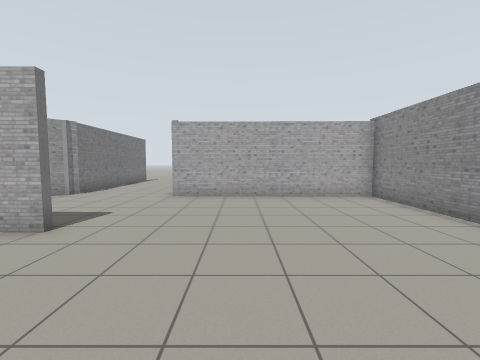
[1] (above)

13 first-person views from a walk through a Gazebo world. The camera is 1.2 m above the floor, tilts 4° down and sees 90° across. The floor is counted in squares, 1 m on a side. Each view is taken from the middle of a square. On the plan, view 1 faces up. The plan holds only what a view shows up to about 11 squares ahead; the rest is blank. Robots are left out.

[2]
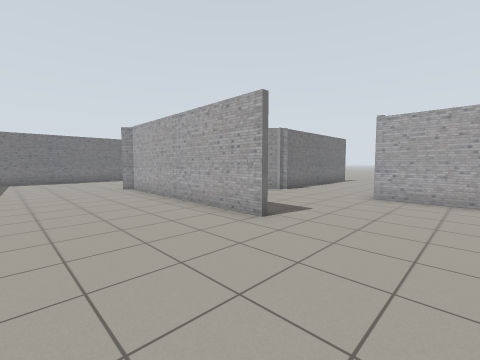

[3]
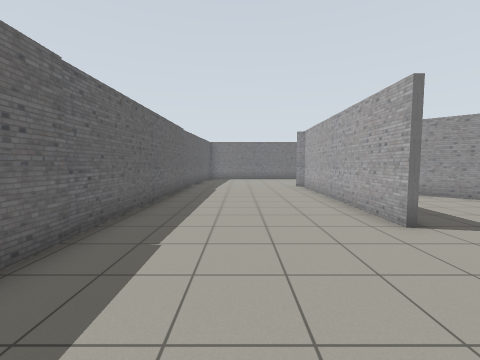

[4]
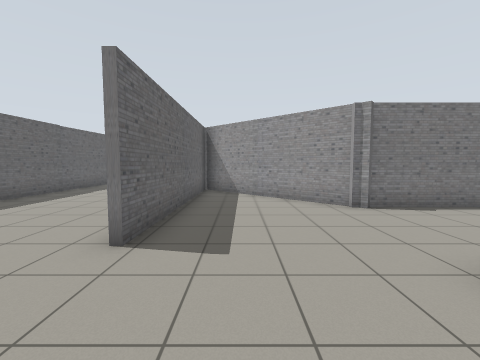

[5]
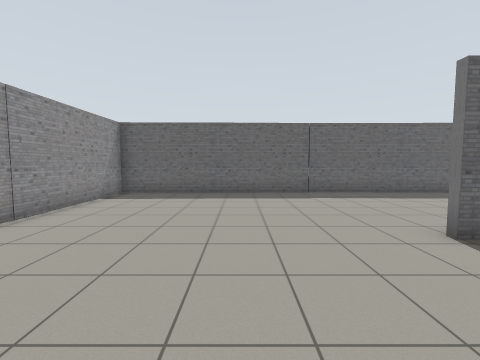

[6]
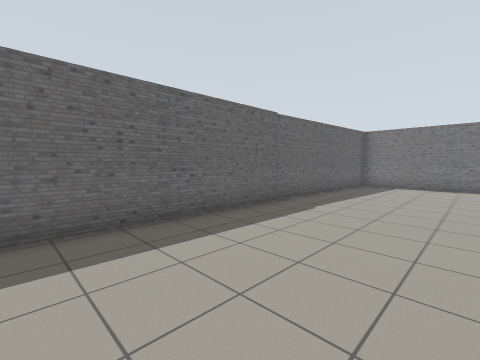

[7]
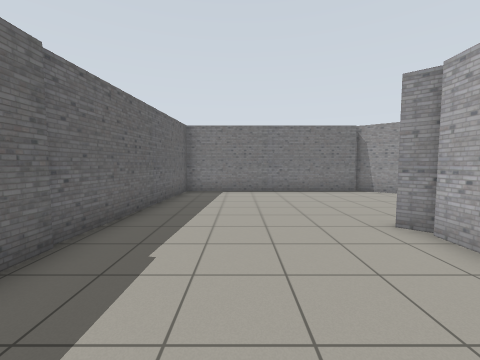

[8]
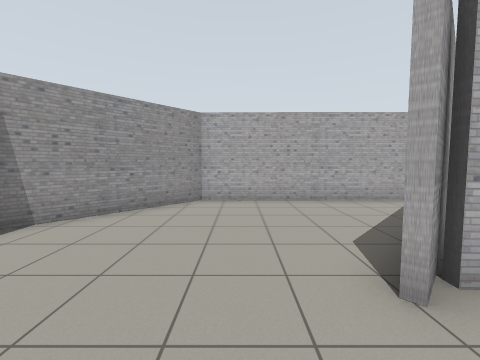

[9]
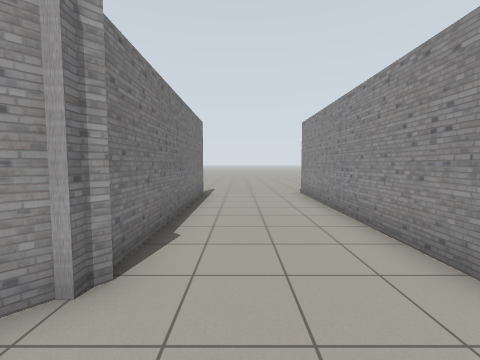

[10]
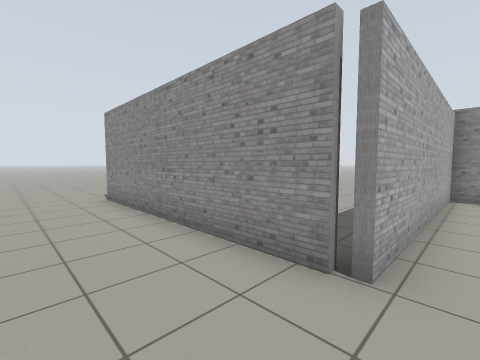

[11]
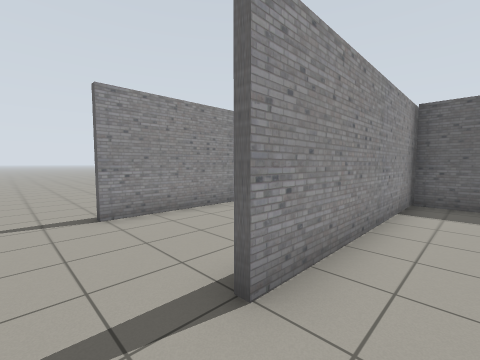

[12]
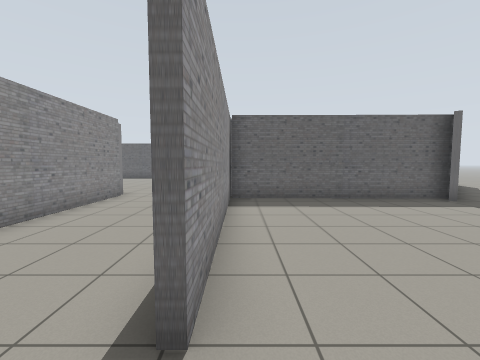

[13]
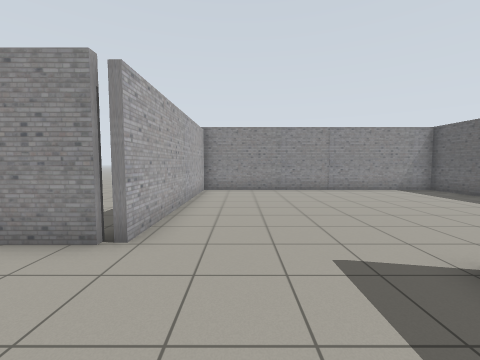

### Floor plan
Points are (right, up) in squares from view 1. A wall is a line through its corners. A room is listed if a view was taken in it or the views show most of it. See-through windows are left out.
Room 1 (views 1, 2, 3, 4, 5, 6, 7, 8, 9, 10, 13)
walls: (-3.3, 4.1) (-11, 4.2); (-6.3, 9.4) (-11.5, 3.9); (-7.6, 9.6) (-14.3, 9.7) (-17.5, 6); (-11, 4.4) (-3.3, 4.3); (-6.5, 16.6) (-6.5, 9.5); (4.8, -1.6) (4.8, 8.6) (-2.5, 8.7) (-2.5, 16.6); (-17.3, 6) (-17.3, -1.5) (4.8, -1.9)
ways out: opening at (-6, 17.5) to room 2; opening at (-2, 17.5)
Room 2 (views 11, 12)
walls: (-14.1, 9.9) (-6.7, 9.8); (-6.7, 9.4) (-6.7, 16.6)
ways out: opening at (-6, 17.5) to room 1

Where each view was taken, in squares from view 1:
view 1: 0 up, 0 right, facing up
view 2: 0 up, 0 right, facing up-left
view 3: 1 up, 1 right, facing left
view 4: 6 up, 0 right, facing left
view 5: 8 up, 0 right, facing down
view 6: 3 up, 4 left, facing down-left
view 7: 1 up, 7 left, facing left
view 8: 2 up, 13 left, facing up
view 9: 7 up, 5 left, facing up
view 10: 8 up, 5 left, facing up-right
view 11: 18 up, 8 left, facing down-right
view 12: 18 up, 7 left, facing down
view 13: 7 up, 6 left, facing right
